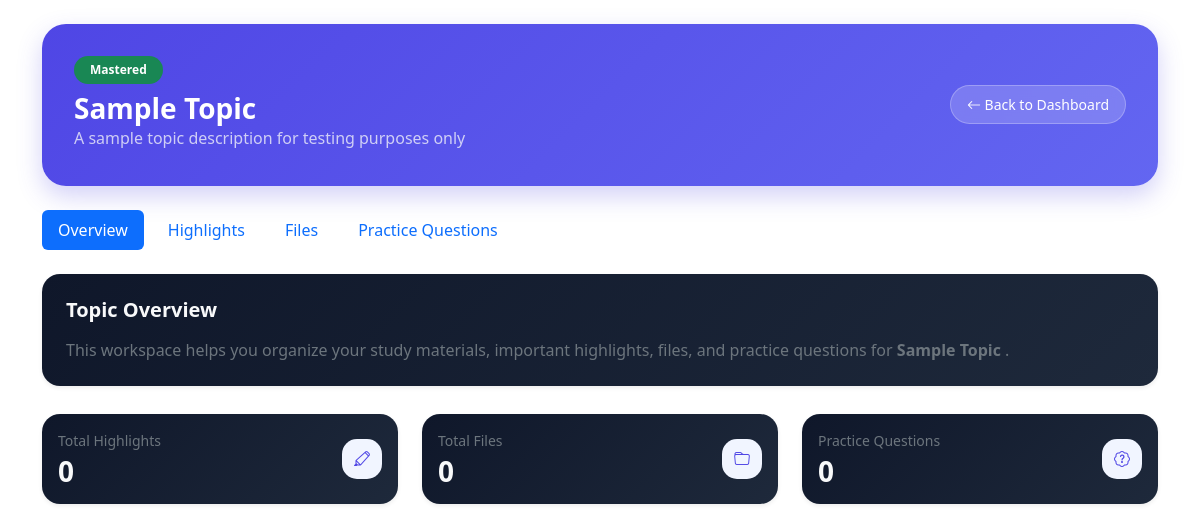
/dashboard/topic.php?id=6 (signed in), run on an earlier commit of the app's database.
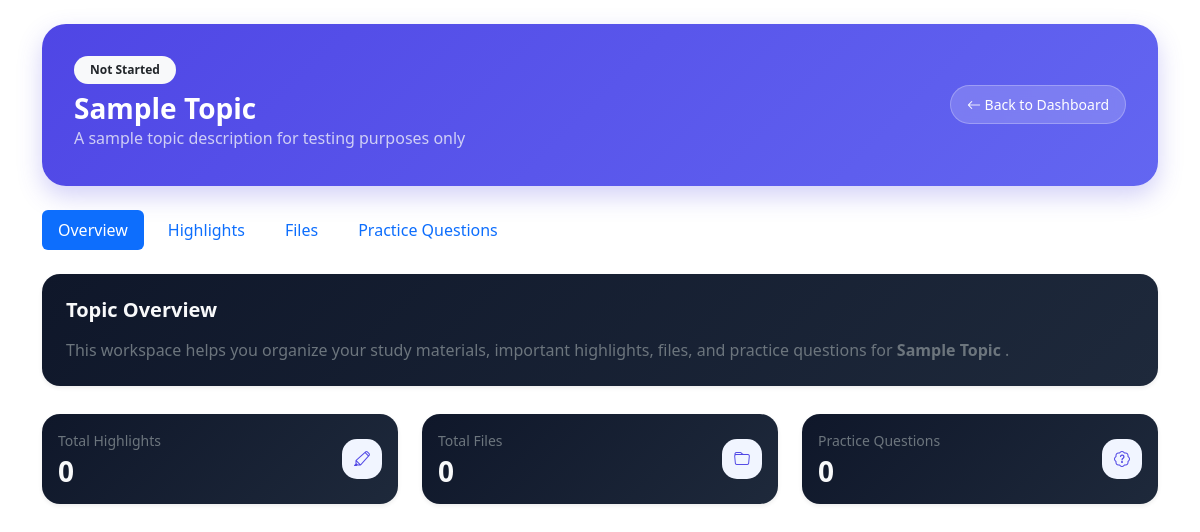
And on a later commit of the database.
### tables this page shows
CREATE TABLE `subject_topics` (
  `id` int(11) NOT NULL,
  `schedule_id` int(11) NOT NULL,
  `topic_name` varchar(255) NOT NULL,
  `status` enum('Upcoming','Ongoing','Completed') DEFAULT 'Upcoming',
  `created_at` timestamp NOT NULL DEFAULT current_timestamp(),
  `description` text DEFAULT NULL,
  `mastery_level` enum('Not Started','Studying','Mastered') DEFAULT 'Not Started'
);

### dashboard/process_topic.php (called while the page is built, shortened)
<?php
require '../includes/db.php';
$user_id = $_SESSION['user']['id'];
$topic_id = (int) $_GET['id'];
$stmt = $conn->prepare("
    SELECT
        subject_topics.*,
        schedules.subject_name,
        schedules.subject_code,
        schedules.instructor,
        schedules.room,
        schedules.units,
        schedule_days.day_name
    FROM subject_topics
    INNER JOIN schedules
        ON subject_topics.schedule_id = schedules.id
    INNER JOIN schedule_days
        ON schedules.day_id = schedule_days.id
    WHERE subject_topics.id = ?
    AND schedule_days.user_id = ?
");
$stmt->bind_param(
    "ii",
    $topic_id,
    $user_id
);
$stmt->execute();
$result = $stmt->get_result();
$topic = $result->fetch_assoc();
?>

### dashboard/topic.php (the view, shortened to what the changed rows need)
<?php
include 'process_topic.php';
include '../includes/header.php';
?>
<link href="../assets/css/subjects.css" rel="stylesheet">
</head>
<body>
<div class="container py-4">
    <div class="welcome-card mb-4">
        <div class="row align-items-center">
            <div class="col-12 col-lg-9
                        order-2 order-lg-1
                        text-center text-lg-start">
                    <span class="badge rounded-pill px-3 py-2 mb-2
                    <?=
                        $topic['mastery_level'] == 'Mastered'
                        ? 'bg-success'
                        : (
                            $topic['mastery_level'] == 'Studying'
                            ? 'bg-warning text-dark'
                            : 'bg-light text-dark'
                        );
                    ?>">
                    <?= $topic['mastery_level']; ?>
                </span>
                <h3 class="fw-bold text-white mb-0">
                    <?= htmlspecialchars($topic['topic_name']); ?>
                </h3>
                <p class="text-light opacity-75 mb-1 text-break">
                    <?= htmlspecialchars($topic['description']); ?>
                </p>
            </div>
        </div>
    </div>
    <div class="tab-content">
        <?php include 'overview_topic_tab.php'; ?>
    </div>
</div>
</body>
</html>

### dashboard/overview_topic_tab.php (shortened to what the changed rows need)
<div class="tab-pane fade <?= (!isset($_GET['tab']) || $_GET['tab'] == 'overview') ? 'show active' : ''; ?>"
     id="overview">
    <div class="card border-0 shadow-sm p-4 subject-card">
        <p class="text-secondary mb-0">
            This workspace helps you organize your study materials,
            important highlights,
            files, and practice questions for
            <strong>
                <?= htmlspecialchars($topic['topic_name']); ?>
            </strong>.
        </p>
    </div>
</div>

What changed in the data, as far as the page shows it:
changed subject_topics "Sample Topic": mastery_level "Mastered" → "Not Started"
